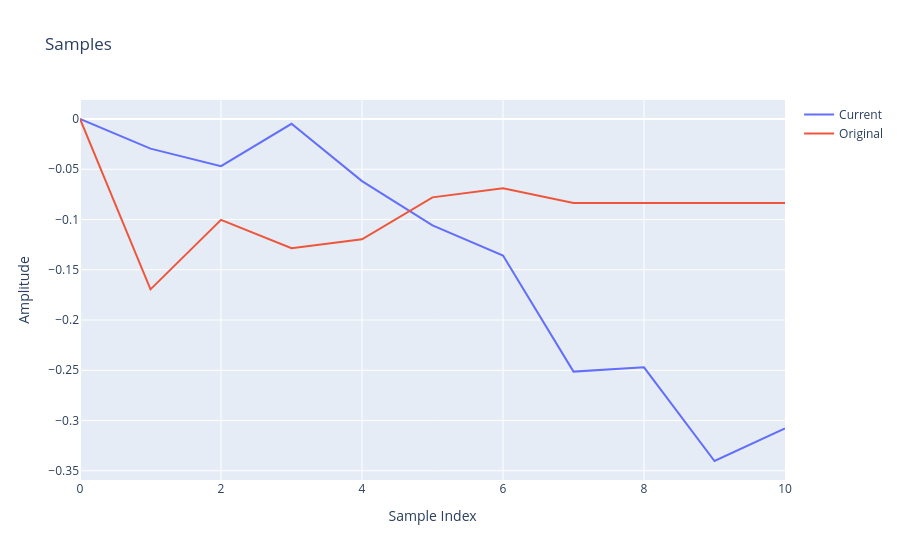

The notebook cell this image was saved under:
### Code cell
fig = go.Figure()

fig.add_trace(
    go.Scatter(
        y=xs,
        mode="lines",
        name="Current",
    )
)

fig.add_trace(
    go.Scatter(
        y=ys,
        mode="lines",
        name="Original",
    )
)


fig.update_layout(
    title="Samples",
    xaxis_title="Sample Index",
    yaxis_title="Amplitude",
)

fig.show()

### Figure 1 — Plotly figure (JSON) as saved in the notebook; plotly's stock layout.template omitted (floating-point values rounded to 4 significant figures)
{"data": [{"mode": "lines", "name": "Current", "type": "scatter", "y": [0.0, -0.0295, -0.04687, -0.004774, -0.0618, -0.1059, -0.1358, -0.2513, -0.2471, -0.3402, -0.3079]}, {"mode": "lines", "name": "Original", "type": "scatter", "y": [0.0, -0.1695, -0.1003, -0.1285, -0.1197, -0.07796, -0.06882, -0.08348, -0.08345, -0.0836, -0.0835]}], "layout": {"title": {"text": "Samples"}, "xaxis": {"title": {"text": "Sample Index"}}, "yaxis": {"title": {"text": "Amplitude"}}}}
